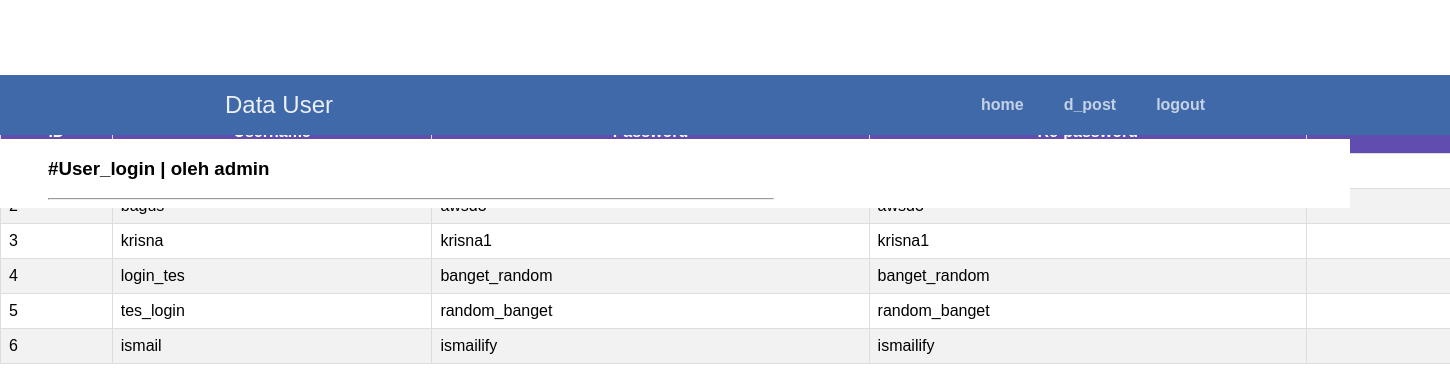
Screenshot of /data_user.php (signed in) with the database file from the repository.
### tables this page shows
CREATE TABLE `user` (
  `id` int(11) NOT NULL AUTO_INCREMENT,
  `username` varchar(255) NOT NULL,
  `password` varchar(255) NOT NULL,
  PRIMARY KEY (`id`)
);

### materi/referensi.php (called while the page is built, shortened)
<?php
class DataSantri
{
    public function __construct()
    {
        $host = "localhost";
        $dbname = "sprint_4";
        $username = "bagus";
        $password = "awsd123";
        $this->db = new PDO("mysql:host={$host};dbname={$dbname}", $username, $password);
    }
    public function read1()
    {
        $query = $this->db->prepare("SELECT * FROM user");
        $query->execute();
        $data = $query->fetchAll();
        return $data;
    }
}
?>

### data_user.php (the view, shortened to what this page needs)
<?php
if (empty($_SESSION['username'])) {
	header("Location: login_page/try_login.php");
} else {
?>
<?php include "materi/referensi.php";
$tbh = new DataSantri();
$data_user = $tbh->read1();
?>
<html>
    <head>
    <link rel="stylesheet" href="my.css">
    </head>
<body class="body_index">
<nav class="navtop">
    <div>
        <h1>Data User</h1>
        <a href="index.php">home</a>
        <a href="data_post.php">d_post</a>
        <a href="../blog/login_page/logout.php">logout</a>
    </div>
</nav>
    <div class="header">
        <div class="konten_kiri">
            <h3>#User_login | oleh <?php echo $_SESSION['username']; ?> </h3>
            <hr width="180%" align="left">
        </div>
        <div class="konten_mid">
        </div>
        <div class="konten_kanan">
        </div>
        <div class="right_bar">
        </div>
</div>
    <div class="bungkusantable">
        <table class="data_santri">
                    <tr><td colspan="4"><td colspan="4"><div class="btn-box"><a href="login_page/try_register.php" class="btn btn-success">Tambah Data</a></div></td></td></tr>
                    <tr>
                        <th>ID</th>
                        <th>Username</th>
                        <th>Password</th>
                        <th>Re-password</th>
                        <th>Fungsi</th>
                    </tr>
                    <?php
                    $no = 1;
                    foreach($data_user as $row){
                        echo "<tr>";
                        echo "<td>".$no."</td>";
                        echo "<td>".$row['username']."</td>";
                        echo "<td>".$row['password']."</td>";
                        echo "<td>".$row['password']."</td>";
                        echo "<td style='text-align: center'><a href='try_perbarui.php?id=".$row['id']."'>Update</a> |
                        <a href='data_user.php?del_post=".$row['id']."'>Hapus</a> </td>";
                        echo "</tr>";
                        $no++;
                    }
                    ?>
                </table>
            </div>
    </body>
</html>
<?php
}
?>

### my.css (style rules this page uses)
body { font-family: Verdana, Geneva, Tahoma, sans-serif; margin: 0; }
.header { position: fixed; display: grid; grid-template-columns: 450px 450px 450px; margin-top: 4.4%; background-color: white; }
.konten_kiri { position: relative; text-align: left; margin-left: 3em; }
.konten_kanan { position: relative; text-align: right; margin-right: 2em; }
.konten_mid { position: relative; text-align: right; }
.right_bar { width: 300px; position: fixed; padding: 5px; margin-top: 70px; margin-left: 85%; }
.navtop { position: fixed; background-color: #3f69a8; height: 60px; width: 100%; border: 0; }
.navtop div { display: flex; margin: 0 auto; width: 1000px; height: 100%; }
.navtop div h1, .navtop div a { display: inline-flex; align-items: center; }
.navtop div h1 { flex: 1; font-size: 24px; padding: 0; margin: 0; color: #ecf0f6; font-weight: normal; }
.navtop div a { padding: 0 20px; text-decoration: none; color: #c5d2e5; font-weight: bold; }
.bungkusantable { position: initial; margin-top: 75px; }
.data_santri { margin-top: 25px; font-family: Arial, Helvetica, sans-serif; border-collapse: collapse; width: 120%; }
td, th { border: 1px solid #ddd; padding: 8px; }
tr:nth-child(even) { background-color: #f2f2f2; }
th { padding-top: 12px; padding-bottom: 12px; text-align: center; background-color: #614caf; color: white; }

### rows the page displays
user: username "krisna", password "krisna1"
user: username "login_tes", password "banget_random"
user: username "tes_login", password "random_banget"
user: username "ismail", password "ismailify"

### other values shown
$_SESSION['username'] "admin"
